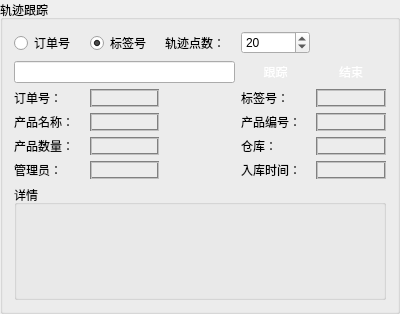
          <widget class="QGroupBox" name="groupBox_13">
           <property name="minimumSize">
            <size>
             <width>400</width>
             <height>28</height>
            </size>
           </property>
           <property name="title">
            <string>轨迹跟踪</string>
           </property>
           <layout class="QGridLayout" name="gridLayout_22">
            <item row="6" column="0">
             <widget class="QLabel" name="label_75">
              <property name="text">
               <string>管理员：</string>
              </property>
             </widget>
            </item>
            <item row="4" column="0">
             <widget class="QLabel" name="label_77">
              <property name="text">
               <string>产品数量：</string>
              </property>
             </widget>
            </item>
            <item row="0" column="2">
             <widget class="QLabel" name="label_60">
              <property name="maximumSize">
               <size>
                <width>16777215</width>
                <height>36</height>
               </size>
              </property>
              <property name="text">
               <string>轨迹点数：</string>
              </property>
             </widget>
            </item>
            <item row="6" column="1">
             <widget class="QPushButton" name="pushButton_94">
              <property name="styleSheet">
               <string notr="true">QPushButton{  	
    border-radius: 10px;   
    border: 2px groove gray;   
 }
QPushButton:hover{
	border: 2px groove balck; 
}
QPushButton:pressed{
	border-style: inset;
	border: 2px groove red; 
} </string>
              </property>
              <property name="text">
               <string/>
              </property>
             </widget>
            </item>
            <item row="2" column="0">
             <widget class="QLabel" name="label_71">
              <property name="text">
               <string>订单号：</string>
              </property>
             </widget>
            </item>
            <item row="0" column="1">
             <widget class="QRadioButton" name="radioButton_3">
              <property name="enabled">
               <bool>true</bool>
              </property>
              <property name="text">
               <string>标签号</string>
              </property>
              <property name="checked">
               <bool>true</bool>
              </property>
             </widget>
            </item>
            <item row="0" column="0">
             <widget class="QRadioButton" name="radioButton_4">
              <property name="text">
               <string>订单号</string>
              </property>
             </widget>
            </item>
            <item row="1" column="3">
             <widget class="QPushButton" name="pushButton_91">
              <property name="styleSheet">
               <string notr="true">
QPushButton{  
color:rgb(255, 255, 255);   
border-style:solid;  
border-top-left-radius:2px;  
border-top-right-radius:2px;  
background: qlineargradient(x1: 0, y1: 0, x2: 0, y2: 1, stop:0 rgb(226,236,241),   
                            stop: 0.3 rgb(160,160,160),  
                              stop: 1 rgb(140,140,140));  
border:1px;  
border-radius:5px;padding:2px 4px;/*border-radius控制圆角大小*/  
}  
QPushButton:hover{  /*鼠标放上后*/  
color:rgb(255, 255, 255);  
border-style:solid;  
border-top-left-radius:2px;  
border-top-right-radius:2px;  
background: qlineargradient(x1: 0, y1: 0, x2: 0, y2: 1, stop:0 rgb(226,236,241),   
                            stop: 0.3 rgb(160,160,160),  
                              stop: 1 rgb(120,120,120));  
border:1px;  
border-radius:5px;padding:2px 4px;  
}  
QPushButton:pressed{ /*按下按钮后*/  
color:rgb(255, 255, 255);   
border-style:solid;  
border-top-left-radius:2px;  
border-top-right-radius:2px;  
background: qlineargradient(x1: 0, y1: 0, x2: 0, y2: 1, stop:0 rgb(226,236,241),   
                            stop: 0.3 rgb(190,190,190),  
                              stop: 1 rgb(160,160,160));  
border:1px;  
border-radius:5px;padding:2px 4px;  
}  
 </string>
              </property>
              <property name="text">
               <string>跟踪</string>
              </property>
             </widget>
            </item>
            <item row="1" column="4">
             <widget class="QPushButton" name="pushButton_92">
              <property name="styleSheet">
               <string notr="true">
QPushButton{  
color:rgb(255, 255, 255);   
border-style:solid;  
border-top-left-radius:2px;  
border-top-right-radius:2px;  
background: qlineargradient(x1: 0, y1: 0, x2: 0, y2: 1, stop:0 rgb(226,236,241),   
                            stop: 0.3 rgb(160,160,160),  
                              stop: 1 rgb(140,140,140));  
border:1px;  
border-radius:5px;padding:2px 4px;/*border-radius控制圆角大小*/  
}  
QPushButton:hover{  /*鼠标放上后*/  
color:rgb(255, 255, 255);  
border-style:solid;  
border-top-left-radius:2px;  
border-top-right-radius:2px;  
background: qlineargradient(x1: 0, y1: 0, x2: 0, y2: 1, stop:0 rgb(226,236,241),   
                            stop: 0.3 rgb(160,160,160),  
                              stop: 1 rgb(120,120,120));  
border:1px;  
border-radius:5px;padding:2px 4px;  
}  
QPushButton:pressed{ /*按下按钮后*/  
color:rgb(255, 255, 255);   
border-style:solid;  
border-top-left-radius:2px;  
border-top-right-radius:2px;  
background: qlineargradient(x1: 0, y1: 0, x2: 0, y2: 1, stop:0 rgb(226,236,241),   
                            stop: 0.3 rgb(190,190,190),  
                              stop: 1 rgb(160,160,160));  
border:1px;  
border-radius:5px;padding:2px 4px;  
}  
 </string>
              </property>
              <property name="text">
               <string>结束</string>
              </property>
             </widget>
            </item>
            <item row="1" column="0" colspan="3">
             <widget class="QLineEdit" name="lineEdit_23"/>
            </item>
            <item row="0" column="3">
             <widget class="QSpinBox" name="spinBox">
              <property name="styleSheet">
               <string notr="true"/>
              </property>
              <property name="minimum">
               <number>1</number>
              </property>
              <property name="value">
               <number>20</number>
              </property>
             </widget>
            </item>
            <item row="3" column="0">
             <widget class="QLabel" name="label_73">
              <property name="text">
               <string>产品名称：</string>
              </property>
             </widget>
            </item>
            <item row="2" column="1">
             <widget class="QPushButton" name="pushButton_93">
              <property name="styleSheet">
               <string notr="true">QPushButton{  	
    border-radius: 10px;   
    border: 2px groove gray;   
 }
QPushButton:hover{
	border: 2px groove balck; 
}
QPushButton:pressed{
	border-style: inset;
	border: 2px groove red; 
} </string>
              </property>
              <property name="text">
               <string/>
              </property>
             </widget>
            </item>
            <item row="3" column="1">
             <widget class="QPushButton" name="pushButton_98">
              <property name="styleSheet">
               <string notr="true">QPushButton{  	
    border-radius: 10px;   
    border: 2px groove gray;   
 }
QPushButton:hover{
	border: 2px groove balck; 
}
QPushButton:pressed{
	border-style: inset;
	border: 2px groove red; 
} </string>
              </property>
              <property name="text">
               <string/>
              </property>
             </widget>
            </item>
            <item row="4" column="1">
             <widget class="QPushButton" name="pushButton_99">
              <property name="styleSheet">
               <string notr="true">QPushButton{  	
    border-radius: 10px;   
    border: 2px groove gray;   
 }
QPushButton:hover{
	border: 2px groove balck; 
}
QPushButton:pressed{
	border-style: inset;
	border: 2px groove red; 
} </string>
              </property>
              <property name="text">
               <string/>
              </property>
             </widget>
            </item>
            <item row="7" column="0" colspan="5">
             <widget class="QGroupBox" name="groupBox_15">
              <property name="maximumSize">
               <size>
                <width>16777215</width>
                <height>300</height>
               </size>
              </property>
              <property name="title">
               <string>详情</string>
              </property>
              <layout class="QGridLayout" name="gridLayout_21">
               <item row="2" column="0">
                <widget class="QLabel" name="label_65">
                 <property name="text">
                  <string/>
                 </property>
                </widget>
               </item>
               <item row="1" column="0">
                <widget class="QLabel" name="label_62">
                 <property name="text">
                  <string/>
                 </property>
                </widget>
               </item>
               <item row="0" column="0">
                <widget class="QLabel" name="label_63">
                 <property name="text">
                  <string/>
                 </property>
                </widget>
               </item>
               <item row="0" column="1">
                <widget class="QLabel" name="label_64">
                 <property name="text">
                  <string/>
                 </property>
                </widget>
               </item>
               <item row="1" column="1">
                <widget class="QLabel" name="label_67">
                 <property name="text">
                  <string/>
                 </property>
                </widget>
               </item>
               <item row="2" column="1">
                <widget class="QLabel" name="label_69">
                 <property name="text">
                  <string/>
                 </property>
                </widget>
               </item>
               <item row="3" column="1">
                <widget class="QLabel" name="label_66">
                 <property name="text">
                  <string/>
                 </property>
                </widget>
               </item>
               <item row="3" column="0">
                <widget class="QLabel" name="label_68">
                 <property name="text">
                  <string/>
                 </property>
                </widget>
               </item>
              </layout>
             </widget>
            </item>
            <item row="2" column="3">
             <widget class="QLabel" name="label_76">
              <property name="text">
               <string>标签号：</string>
              </property>
             </widget>
            </item>
            <item row="3" column="4">
             <widget class="QPushButton" name="pushButton_97">
              <property name="styleSheet">
               <string notr="true">QPushButton{  	
    border-radius: 10px;   
    border: 2px groove gray;   
 }
QPushButton:hover{
	border: 2px groove balck; 
}
QPushButton:pressed{
	border-style: inset;
	border: 2px groove red; 
} </string>
              </property>
              <property name="text">
               <string/>
              </property>
             </widget>
            </item>
            <item row="3" column="3">
             <widget class="QLabel" name="label_72">
              <property name="text">
               <string>产品编号：</string>
              </property>
             </widget>
            </item>
            <item row="4" column="3">
             <widget class="QLabel" name="label_74">
              <property name="text">
               <string>仓库：</string>
              </property>
             </widget>
            </item>
            <item row="2" column="4">
             <widget class="QPushButton" name="pushButton_100">
              <property name="styleSheet">
               <string notr="true">QPushButton{  	
    border-radius: 10px;   
    border: 2px groove gray;   
 }
QPushButton:hover{
	border: 2px groove balck; 
}
QPushButton:pressed{
	border-style: inset;
	border: 2px groove red; 
} </string>
              </property>
              <property name="text">
               <string/>
              </property>
             </widget>
            </item>
            <item row="6" column="3">
             <widget class="QLabel" name="label_78">
              <property name="text">
               <string>入库时间：</string>
              </property>
             </widget>
            </item>
            <item row="4" column="4">
             <widget class="QPushButton" name="pushButton_95">
              <property name="styleSheet">
               <string notr="true">QPushButton{  	
    border-radius: 10px;   
    border: 2px groove gray;   
 }
QPushButton:hover{
	border: 2px groove balck; 
}
QPushButton:pressed{
	border-style: inset;
	border: 2px groove red; 
} </string>
              </property>
              <property name="text">
               <string/>
              </property>
             </widget>
            </item>
            <item row="6" column="4">
             <widget class="QPushButton" name="pushButton_96">
              <property name="styleSheet">
               <string notr="true">QPushButton{  	
    border-radius: 10px;   
    border: 2px groove gray;   
 }
QPushButton:hover{
	border: 2px groove balck; 
}
QPushButton:pressed{
	border-style: inset;
	border: 2px groove red; 
} </string>
              </property>
              <property name="text">
               <string/>
              </property>
             </widget>
            </item>
           </layout>
           <zorder>radioButton_3</zorder>
           <zorder>radioButton_4</zorder>
           <zorder>label_71</zorder>
           <zorder>label_73</zorder>
           <zorder>pushButton_98</zorder>
           <zorder>pushButton_99</zorder>
           <zorder>label_77</zorder>
           <zorder>label_75</zorder>
           <zorder>pushButton_94</zorder>
           <zorder>pushButton_93</zorder>
           <zorder>groupBox_15</zorder>
           <zorder>label_60</zorder>
           <zorder>spinBox</zorder>
           <zorder>pushButton_97</zorder>
           <zorder>pushButton_95</zorder>
           <zorder>pushButton_96</zorder>
           <zorder>pushButton_92</zorder>
           <zorder>pushButton_91</zorder>
           <zorder>lineEdit_23</zorder>
           <zorder>pushButton_100</zorder>
           <zorder>label_76</zorder>
           <zorder>label_72</zorder>
           <zorder>label_74</zorder>
           <zorder>label_78</zorder>
          </widget>
